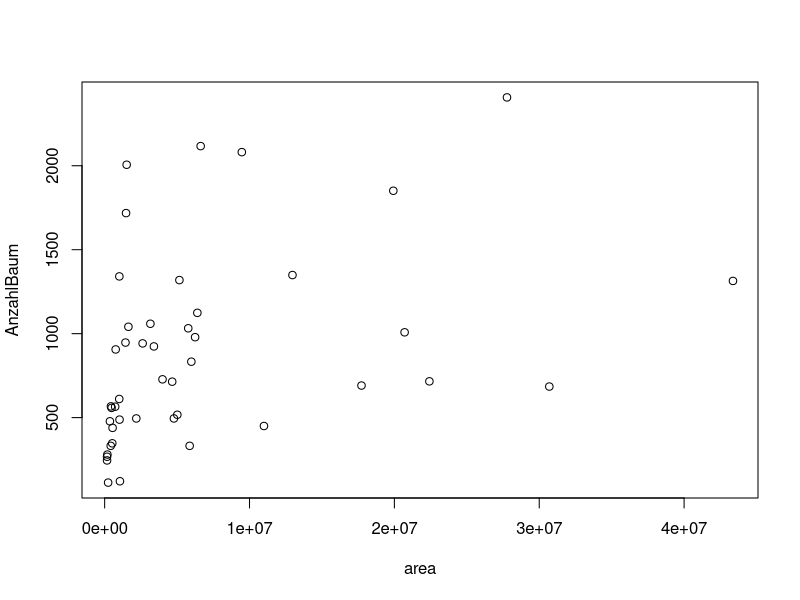
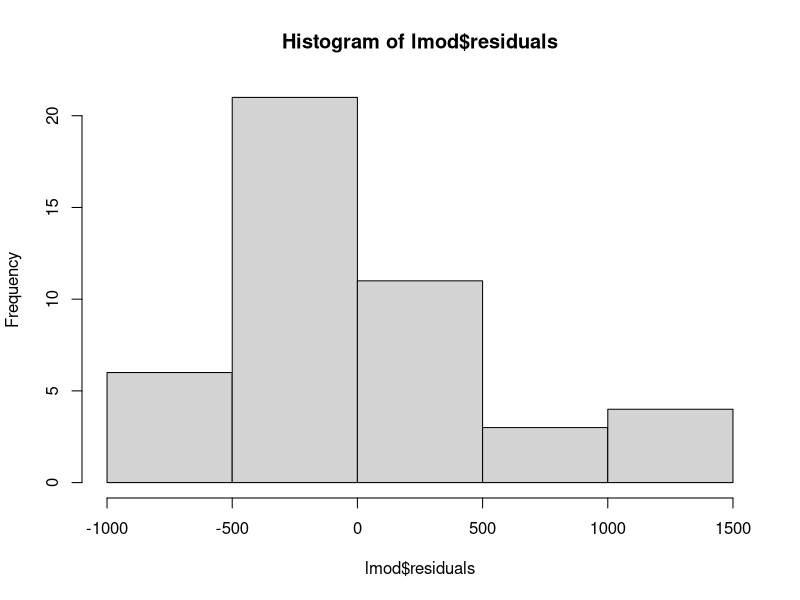
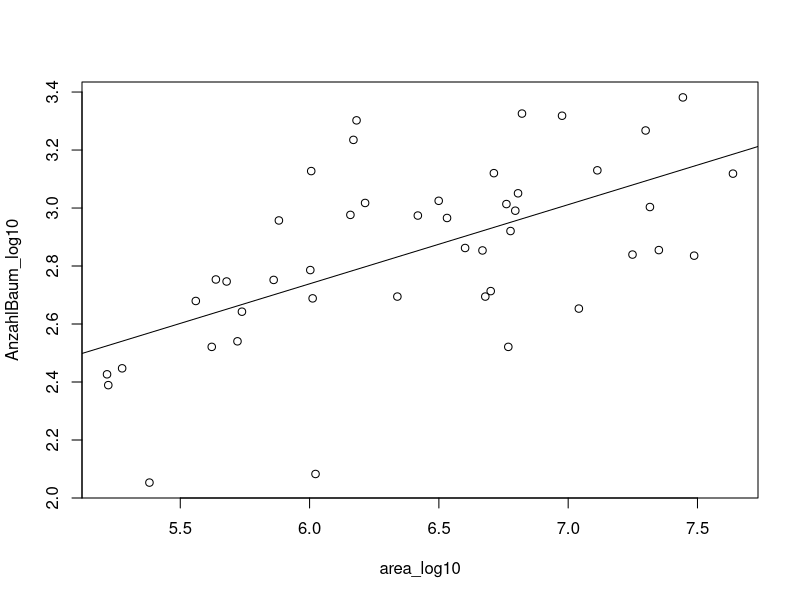
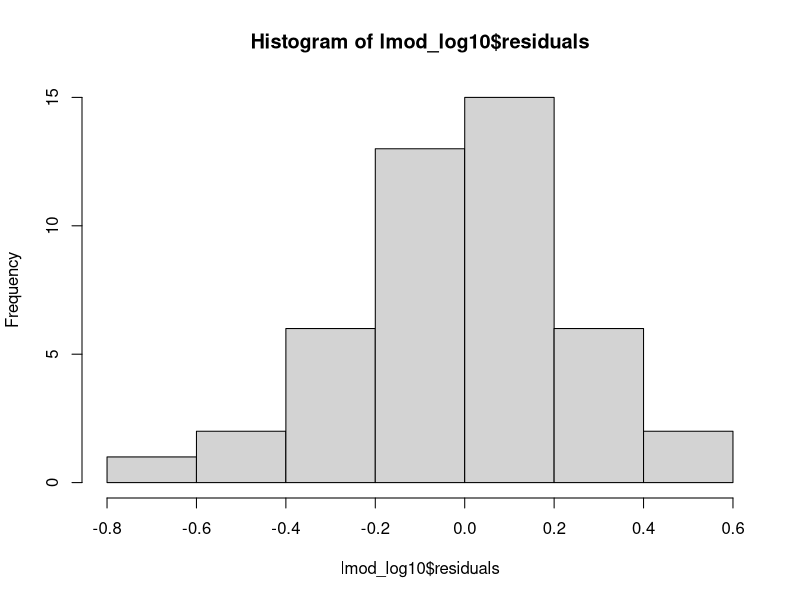
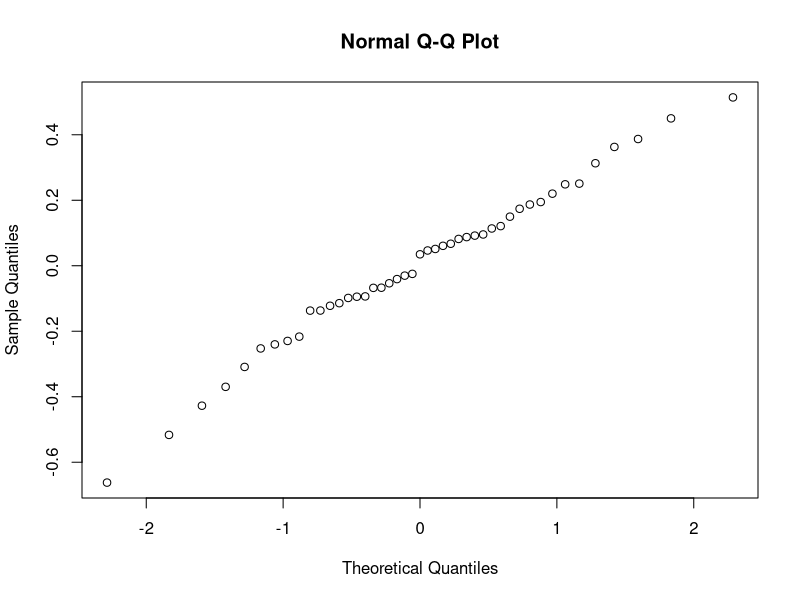

Here is the R script that generated these plots, in order:
## ---- chunk 1
library(tidyverse)
trees = read.csv("../data/muenster_trees.csv")
districts = read.csv("../data/muenster_districts.csv")


trees |> group_by(district) |> count(district)
tree_summary = trees |> group_by(district) |>   
    summarise(AnzahlBaum = length((species)))


bez = merge(x = districts, y = tree_summary, by = "district")
# oder z.B.:
bez = dplyr::left_join(x = districts, y = tree_summary, by = "district")
## ---- chunk 2
plot(AnzahlBaum ~ area, data = bez)
lmod = lm(AnzahlBaum ~ area, data = bez)

summary(lmod)

hist(lmod$residuals)
## ---- chunk 3

bez = bez |> mutate(area_log10 = log10(area),
                    AnzahlBaum_log10 = log10(AnzahlBaum))
## ---- chunk 4
plot(AnzahlBaum_log10 ~ area_log10, data = bez)
lmod_log10 = lm(AnzahlBaum_log10 ~ area_log10, data = bez)
abline(lmod_log10)

summary(lmod_log10)

# Tests und Plots auf Normalverteilung

hist(lmod_log10$residuals)
qqnorm(lmod_log10$residuals)

shapiro.test(lmod_log10$residuals)
ks.test(lmod_log10$residuals, y = "pnorm",
        mean=mean(lmod_log10$residuals),
        sd = sd(lmod_log10$residuals))

# In beiden Fällen ist die Nullhypothese: Daten sind Normalverteilt
# p < 0.05: Nullhypothese wird Verworfen
# --> p > 0.05: Daten sind Normalverteilt

## ---- chunk 5



